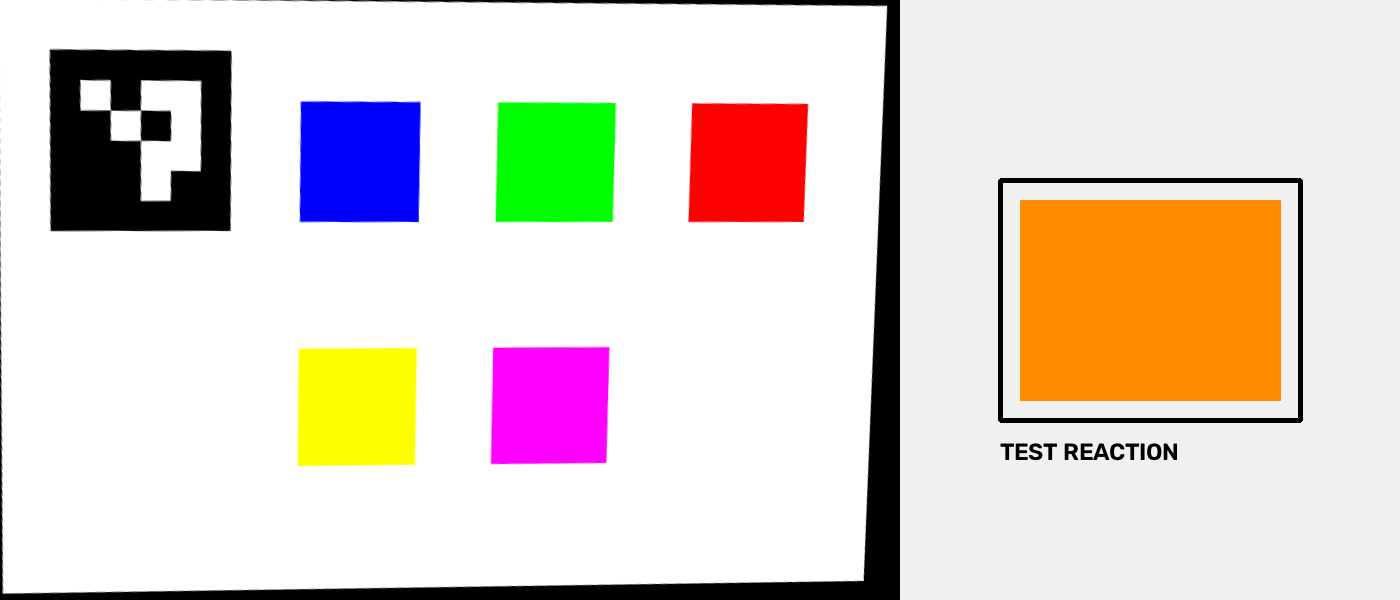
#> input picture cv/_cv_input.jpg, 1400 x 600 px
$ python -i reaction_container.py   (imports and definitions only)
#> lines starting #> are read from the running program, lines starting #| are printed output that depends on the picture; after the words box and inside, x2 and y2 are one past the last pixel; in counts of white or black regions, pixels touching at a corner belong together
#> further down, picture is the input picture: shape (600, 1400, 3); mean B, G, R 203.8, 212.5, 223.7
### cv/reference_card.py
import cv2
import numpy as np


# --------------------------------------------------
# Configuration
# --------------------------------------------------

ARUCO_DICTIONARY = cv2.aruco.DICT_4X4_50

CANONICAL_WIDTH = 900
CANONICAL_HEIGHT = 600


# --------------------------------------------------
# ArUco marker detection
# --------------------------------------------------

def detect_marker(image):
    """
    Detect the ArUco marker used to locate the reference card.

    Returns:
        corners: detected marker corners
        ids: detected marker IDs
    """

    dictionary = cv2.aruco.getPredefinedDictionary(
        ARUCO_DICTIONARY
    )

    detector = cv2.aruco.ArucoDetector(dictionary)

    corners, ids, _ = detector.detectMarkers(image)
#> corners = ([[50, 49], [231, 52], [230, 230], [50, 230]],); ids = [0]

    return corners, ids


# --------------------------------------------------
# Perspective correction
# --------------------------------------------------

# [58 lines left out: functions create_canonical_card, process_reference_card, not called in this run]

### cv/reaction_container.py
import cv2
import numpy as np

from reference_card import detect_marker


def detect_reaction_container(image):

    # --------------------------------------------------
    # 1. Detect the ArUco marker
    # --------------------------------------------------

    marker_corners, marker_ids = detect_marker(image)
#> marker_corners = ([[50, 49], [231, 52], [230, 230], [50, 230]],); marker_ids = [0]

    marker_center = None

    if marker_ids is not None:

        marker_points = marker_corners[0][0]
#> marker_points = [[50, 49], [231, 52], [230, 230], [50, 230]]

        marker_center = np.mean(
            marker_points,
            axis=0
        )
#> marker_center = [140.2, 140.2]


    # --------------------------------------------------
    # 2. Convert image to binary
    # --------------------------------------------------

    gray = cv2.cvtColor(
        image,
        cv2.COLOR_BGR2GRAY
    )
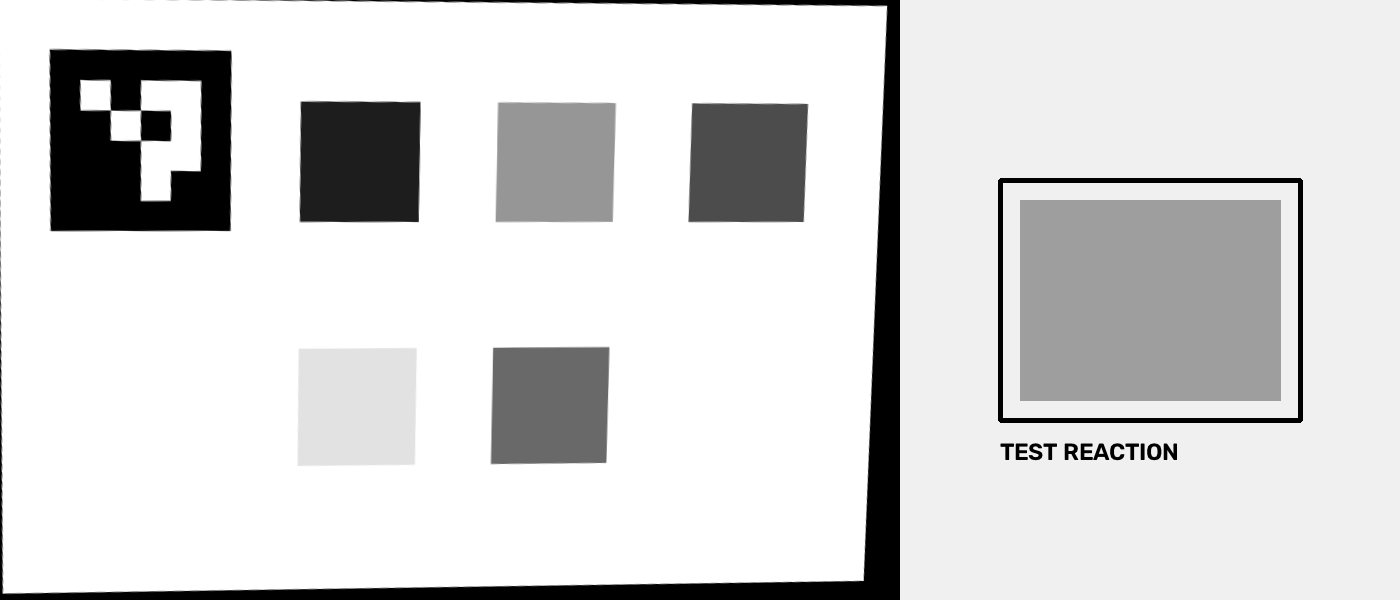
#> gray: shape (600, 1400); min 0, max 255, mean 214.8

    _, binary = cv2.threshold(
        gray,
        80,
        255,
        cv2.THRESH_BINARY_INV
    )
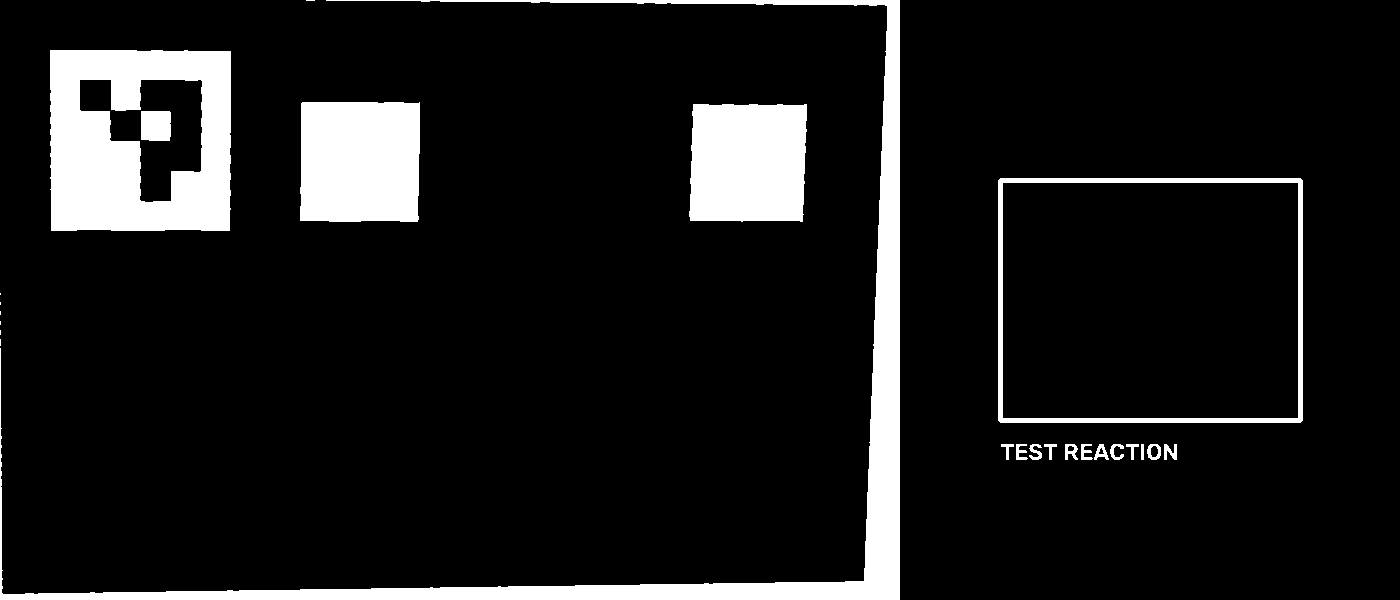
#> binary: shape (600, 1400); 10.3% white; 25 white regions (7 under 20 px)


    # --------------------------------------------------
    # 3. Find contours + hierarchy
    # --------------------------------------------------

    contours, hierarchy = cv2.findContours(
        binary,
        cv2.RETR_TREE,
        cv2.CHAIN_APPROX_SIMPLE
    )
#> contours = 30 contours, 7 with area under 20; largest, box (x1, y1, x2, y2) and area: (998, 178, 1303, 423) 74168, (1002, 182, 1299, 419) 69854, (50, 50, 231, 231) 32094, (0, 0, 900, 600) 25323, (300, 102, 420, 222) 13886

    if hierarchy is None:
        return None

    hierarchy = hierarchy[0]


    # --------------------------------------------------
    # 4. Print hierarchy for debugging
    # --------------------------------------------------

    print("\n--- CONTOUR HIERARCHY ---")

    for i, h in enumerate(hierarchy):

        print(
            f"Contour {i}: "
            f"next={h[0]}, "
            f"previous={h[1]}, "
            f"child={h[2]}, "
            f"parent={h[3]}"
        )
#> this loop made 30 passes
#> h on passes 1 to 12: [1, -1, -1, -1], [3, 0, 2, -1], [-1, -1, -1, 1], [4, 1, -1, -1], [5, 3, -1, -1], [6, 4, -1, -1], [8, 5, 7, -1], [-1, -1, -1, 6], [9, 6, -1, -1], [11, 8, 10, -1], [-1, -1, -1, 9], [12, 9, -1, -1]
#| Contour 0: next=1, previous=-1, child=-1, parent=-1
#| Contour 1: next=3, previous=0, child=2, parent=-1
#| Contour 2: next=-1, previous=-1, child=-1, parent=1
#| Contour 3: next=4, previous=1, child=-1, parent=-1
#| Contour 4: next=5, previous=3, child=-1, parent=-1
#| Contour 5: next=6, previous=4, child=-1, parent=-1
#| Contour 6: next=8, previous=5, child=7, parent=-1
#| Contour 7: next=-1, previous=-1, child=-1, parent=6
#> (further printed lines are left out)


    # --------------------------------------------------
    # 5. Find quadrilateral candidates
    # --------------------------------------------------

    candidates = []

    image_height, image_width = image.shape[:2]
#> image_height = 600; image_width = 1400

    image_area = image_height * image_width
#> image_area = 840000


    for index, contour in enumerate(contours):

        # ----------------------------------------------
        # Area
        # ----------------------------------------------

        area = cv2.contourArea(contour)

        if area < 20000:
            continue

        # Reject contours that are almost the
        # entire camera image.

        if area > image_area * 0.8:
            continue


        # ----------------------------------------------
        # Polygon approximation
        # ----------------------------------------------

        perimeter = cv2.arcLength(
            contour,
            True
        )

        polygon = cv2.approxPolyDP(
            contour,
            0.02 * perimeter,
            True
        )

        # We want a quadrilateral.

        if len(polygon) != 4:
            continue


        polygon = polygon.reshape(
            4,
            2
        )


        # ----------------------------------------------
        # Bounding box
        # ----------------------------------------------

        x, y, w, h = cv2.boundingRect(
            polygon
        )

        if w < 150 or h < 100:
            continue


        # ----------------------------------------------
        # Reject candidates touching image borders
        # ----------------------------------------------

        if x <= 2 or y <= 2:
            continue

        if x + w >= image_width - 2:
            continue

        if y + h >= image_height - 2:
            continue


        # ----------------------------------------------
        # Reject reference-card candidates
        #
        # If the candidate contains the ArUco marker,
        # it belongs to the reference-card region.
        # ----------------------------------------------

        if marker_center is not None:

            inside = cv2.pointPolygonTest(
                polygon.astype(np.float32),
                (
                    float(marker_center[0]),
                    float(marker_center[1])
                ),
                False
            )

            if inside >= 0:
                continue


        # ----------------------------------------------
        # Store candidate
        # ----------------------------------------------

        candidates.append(
            (
                area,
                polygon,
                index
            )
        )
#> this loop made 30 passes
#> (area, perimeter, polygon, x, y, w, h, inside) on passes 22, 23, 26: (74168, 1091.3, [[998, 180], [1000, 422], [1302, 420], [1300, 178]], 998, 178, 305, 245, -1), (69854, 1061.7, [[1002, 183], [1297, 182], [1298, 417], [1003, 418]], 1002, 182, 297, 237, -1), (32094.5, 733.2, [[50, 50], [51, 230], [229, 230], [230, 51]], 50, 50, 181, 181, 1)
#> area on passes 1, 2, 3, 5, 6, 7: 96.5, 168, 77.5, 51, 78.5, 112
#> after the loop, candidates = [(74168, [[998, 180], [1000, 422], [1302, 420], [1300, 178]], 21), (69854, [[1002, 183], [1297, 182], [1298, 417], [1003, 418]], 22)]


    # --------------------------------------------------
    # 6. No candidates
    # --------------------------------------------------

    if not candidates:

        print("\n❌ No reaction candidates found.")

        return None


    # --------------------------------------------------
    # 7. Print candidates
    # --------------------------------------------------

    print("\n--- CANDIDATES ---")

    for i, candidate in enumerate(candidates):

        area, polygon, contour_index = candidate

        x, y, w, h = cv2.boundingRect(
            polygon
        )

        print(
            f"Candidate {i}: "
            f"contour={contour_index}, "
            f"area={area:.0f}, "
            f"bbox=({x},{y},{w},{h}), "
            f"corners={polygon.tolist()}"
        )
#> this loop made 2 passes
#> (area, polygon, contour_index, x, y, w, h) on passes 1 to 2: (74168, [[998, 180], [1000, 422], [1302, 420], [1300, 178]], 21, 998, 178, 305, 245), (69854, [[1002, 183], [1297, 182], [1298, 417], [1003, 418]], 22, 1002, 182, 297, 237)
#| Candidate 0: contour=21, area=74168, bbox=(998,178,305,245), corners=[[998, 180], [1000, 422], [1302, 420], [1300, 178]]
#| Candidate 1: contour=22, area=69854, bbox=(1002,182,297,237), corners=[[1002, 183], [1297, 182], [1298, 417], [1003, 418]]


    # --------------------------------------------------
    # 8. Candidate scoring
    # --------------------------------------------------

    def candidate_score(candidate):

        area, polygon, contour_index = candidate
#> area = 74168; polygon = [[998, 180], [1000, 422], [1302, 420], [1300, 178]]; contour_index = 21

        x, y, w, h = cv2.boundingRect(
            polygon
        )
#> x = 998; y = 178; w = 305; h = 245

        # ----------------------------------------------
        # Size score
        # ----------------------------------------------

        area_ratio = area / image_area
#> area_ratio = 0.0883

        size_score = min(
            area_ratio / 0.15,
            1.0
        )
#> size_score = 0.589


        # ----------------------------------------------
        # Edge-distance score
        # ----------------------------------------------

        edge_margin = min(
            x,
            y,
            image_width - (x + w),
            image_height - (y + h)
        )
#> edge_margin = 97

        edge_score = min(
            edge_margin / 50.0,
            1.0
        )
#> edge_score = 1


        # ----------------------------------------------
        # Final score
        # ----------------------------------------------

        score = (
            size_score * 0.7
            +
            edge_score * 0.3
        )
#> score = 0.712

        return score


    # --------------------------------------------------
    # 9. Select best candidate
    # --------------------------------------------------

    best = max(
        candidates,
        key=candidate_score
    )
#> best = (74168, [[998, 180], [1000, 422], [1302, 420], [1300, 178]], 21)

    _, best_polygon, _ = best
#> best_polygon has the same summary as polygon in candidate_score


    # --------------------------------------------------
    # 10. Return reaction container corners
    # --------------------------------------------------

    return best_polygon.astype(
        np.int32
    )

>>> import cv2
>>> picture = cv2.imread('_cv_input.jpg')
>>> result = detect_reaction_container(picture)
#> result has the same summary as polygon in candidate_score
